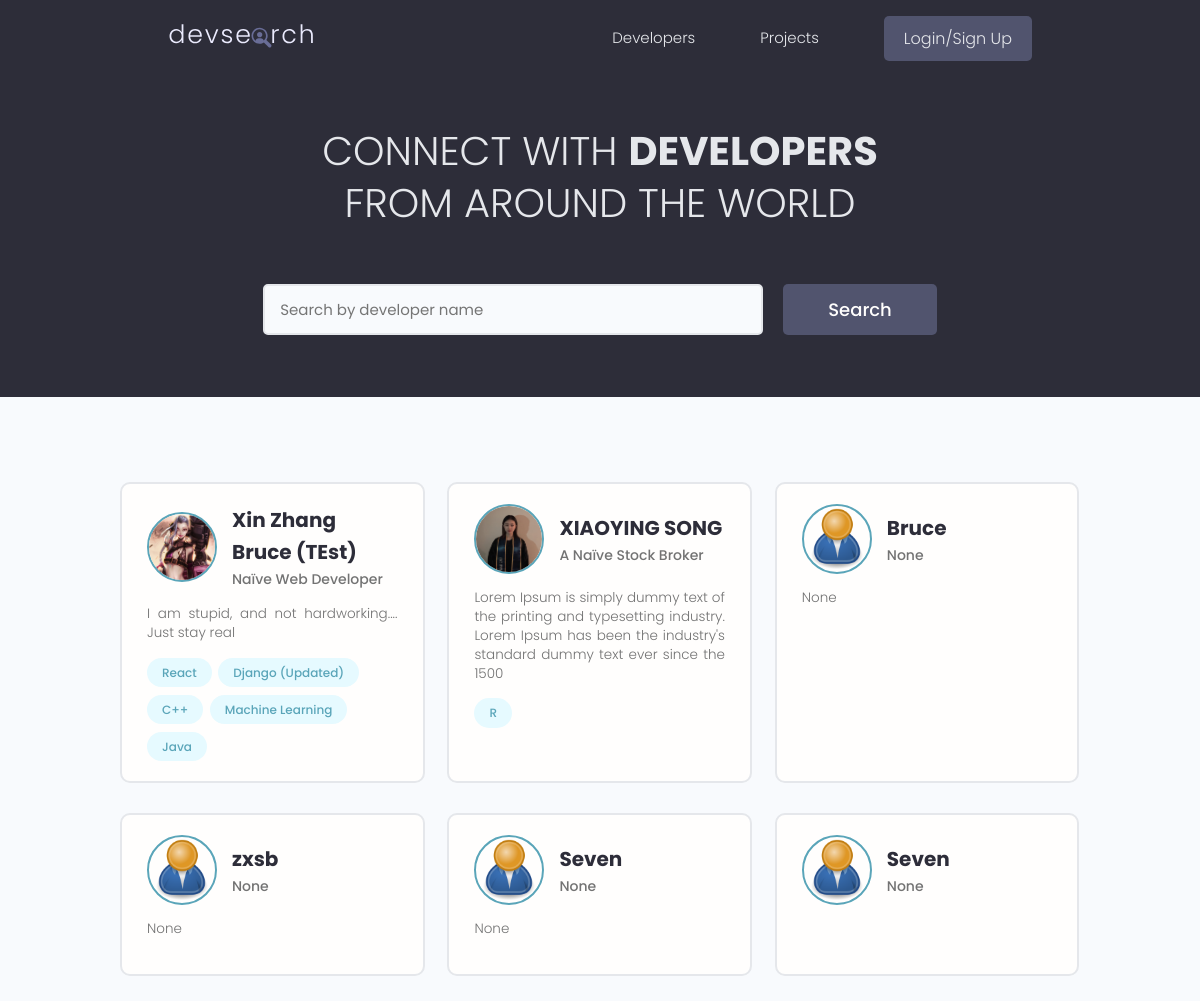
The page / on the database its author committed.
### users/models.py (models this page shows, shortened)
class Profile(models.Model):
    user = models.OneToOneField(User, on_delete=models.CASCADE, null=True, blank=True)
    name = models.CharField(max_length=200, blank=True, null=True)
    email = models.EmailField(max_length=500, blank=True, null=True)
    username = models.CharField(max_length=200, blank=True, null=True)
    location = models.CharField(max_length=200, blank=True, null=True)
    short_intro = models.CharField(max_length=200, blank=True, null=True)
    bio = models.TextField(blank=True, null=True)
    profile_image = models.ImageField(null=True, blank=True, upload_to='profiles/', default='profiles/user-default.png')
    social_github = models.CharField(max_length=200, blank=True, null=True)
    social_twitter = models.CharField(max_length=200, blank=True, null=True)
    social_linkedin = models.CharField(max_length=200, blank=True, null=True)
    social_youtube = models.CharField(max_length=200, blank=True, null=True)
    social_website = models.CharField(max_length=200, blank=True, null=True)
    created = models.DateTimeField(auto_now_add=True)
    id = models.UUIDField(default=uuid.uuid4, unique=True, primary_key=True)
    class Meta:
        ordering = ['created']
    @property
    def imageURL(self):
        try:
            url = self.profile_image.url
        except:
            url = ''
            print('abcd')
        return url

class Skill(models.Model):
    owner = models.ForeignKey(
        Profile, on_delete=models.CASCADE, null=True, blank=True)
    name = models.CharField(max_length=200, blank=True, null=True)
    description = models.TextField(null=True, blank=True)
    created = models.DateTimeField(auto_now_add=True)
    id = models.UUIDField(default=uuid.uuid4, unique=True, primary_key=True)
    def __str__(self):
        return str(self.name)

### users/views.py (the view)
# urls.py: path('', views.profiles, name='profiles'),
def profiles(request):
    profiles, search_query = searchProfiles(request)
    custom_range, profiles = paginateProfiles(request, profiles, 6)
    context = {'profiles': profiles, 'search_query': search_query, 'custom_range': custom_range}
    return render(request, 'users/profiles.html', context)

### users/utils.py (called while the page is built)
def paginateProfiles(request, profiles, results):
    page = request.GET.get('page')
    paginator = Paginator(profiles, results)
    try:
        profiles = paginator.page(page)
    except PageNotAnInteger:
        page = 1
        profiles = paginator.page(page)
    except EmptyPage:
        page = paginator.num_pages
        profiles = paginator.page(page)
    leftIndex = (int(page) - 4)
    if leftIndex < 1:
        leftIndex = 1
    rightIndex = (int(page) + 5)
    if rightIndex > paginator.num_pages:
        rightIndex = paginator.num_pages + 1
    custom_range = range(leftIndex, rightIndex)
    return custom_range, profiles

def searchProfiles(request):
    search_query = ''
    if request.GET.get('search_query'):
        search_query = request.GET.get('search_query')
    skills = Skill.objects.filter(name__icontains=search_query)
    profiles = Profile.objects.distinct().filter(
        Q(name__icontains=search_query) |
        Q(short_intro__icontains=search_query) |
        Q(skill__in=skills))
    return profiles, search_query

### users/templates/users/profiles.html (shortened to what this page needs)
{% extends 'main.html' %} {% block content %}
<main class="home">
    <section class="hero-section text-center">
        <div class="container container--narrow">
            <div class="hero-section__box">
                <h2>CONNECT WITH <span>DEVELOPERS</span></h2>
                <h2>FROM AROUND THE WORLD</h2>
            </div>
            <div class="hero-section__search">
                <form id="searchForm" class="form" action="{% url 'profiles' %}" method="get">
                    <div class="form__field">
                        <input class="input input--text" id="formInput#search" type="text" name="search_query"
                            value="{{search_query}}" placeholder="Search by developer name" />
                    </div>
                    <input class="btn btn--sub btn--lg" type="submit" value="Search" />
                </form>
            </div>
        </div>
    </section>
    <section class="devlist">
        <div class="container">
            <div class="grid grid--three">
                {% for profile in profiles %}
                <div class="column card">
                    <div class="dev">
                        <a href="{% url 'user-profile' profile.id %}" class="card__body">
                            <div class="dev__profile">
                                <img class="avatar avatar--md" src="{{ profile.imageURL }}"
                                    alt="image" />
                                <div class="dev__meta">
                                    <h3>{{profile.name}}</h3>
                                    <h5>{{profile.short_intro|slice:"60"}}</h5>
                                </div>
                            </div>
                            <p class="dev__info">{{profile.bio|slice:"150"}}</p>
                            <div class="dev__skills">
                                {% for skill in profile.skill_set.all|slice:"5" %}
                                <span class="tag tag--pill tag--main">
                                    <small>{{skill}}</small>
                                </span>
                                {% endfor %}
                            </div>
                        </a>
                    </div>
                </div>
                {% endfor %}
            </div>
        </div>
    </section>
</main>
{% endblock content %}

### static/styles/app.css (style rules this page uses)
:root { --color-sub: #2d2d39; }
.btn--sub { background-color: var(--color-sub-light); }
.card { border: 2px solid var(--color-light); }
img { width: 100%; }
.hero-section { height: 40vh; display: flex; align-items: center; background-color: var(--color-sub); }
.hero-section__box { margin-bottom: 4rem; }
.hero-section__box > h2, .hero-section__box > h2 > span { font-size: 4rem; color: var(--color-light); line-height: 1.3; text-transform: uppercase; }
.hero-section__box > h2 { font-weight: 300; }
.hero-section__box > h2 > span { font-weight: 700; }
.hero-section__search > .form { display: flex; align-items: center; justify-content: center; gap: 2rem; }
.hero-section__search > .form input.input--text { width: 50rem; }
.devlist { margin-top: 8rem; }
.devlist .grid { align-items: stretch; }
.devlist .dev .dev__profile { display: flex; align-items: center; gap: 1.5rem; }
.devlist .dev .dev__meta h3 { color: var(--color-sub); font-size: 2rem; font-weight: 700; }
.devlist .dev .dev__meta h5 { color: var(--color-text); font-size: 1.4rem; font-weight: 500; }
.devlist .dev .dev__info { margin: 1.5rem 0; font-size: 1.35rem; line-height: 1.4; text-align: justify; }

### static/uikit/styles/modules/_variables.css (style rules this page uses)
:root { --color-main: #5aa5b9; --color-main-light: #e6faff; --color-sub: #3f4156; --color-sub-light: #51546e; --color-sub-lighter: #ededfd; --color-text: #737373; --color-gray: #8b8b8b; --color-light: #e5e7eb; --color-light-gray: #767676; --color-bg: #f8fafd; --color-white: #fffefd; --color-white-light: #f3f3f3; --color-success: #359e64; --color-success-bg: #def8e8; --color-error: #fc4b0b; --color-error-bg: #fff2ee; --font-base: 'Poppins', arial, helvetica, 'Segoe UI', roboto, ubuntu, sans-serif; --font-monospace: 'Fira Code', 'Courier New', courier, monospace; --font-regular: 300; --font-medium: 500; --font-bold: 700; --generic-shadow: 1px 1px 5px #00000010; --generic-transition: all 0.3s ease-in-out; }

### static/uikit/styles/modules/_base.css (style rules this page uses)
* { margin: 0; padding: 0; box-sizing: border-box; text-rendering: optimizeLegibility; color: inherit; font-size: inherit; }
html { font-size: 50%; }
@media only screen and (min-width: 480px) { html { font-size: 56.25%; } }
@media only screen and (min-width: 1200px) { html { font-size: 62.5%; } }
body { line-height: 1.6; font-weight: 400; font-size: 1.5rem; color: var(--color-text); background-color: var(--color-bg); min-height: 100vh; }

### static/uikit/styles/modules/_typography.css (style rules this page uses)
* { font-family: var(--font-base); }
h2 { font-size: 3.6rem; font-weight: var(--font-bold); }
h3 { font-size: 3.2rem; font-weight: var(--font-medium); }
h5 { font-size: 2.4rem; font-weight: var(--font-medium); }
h5, h6 { font-weight: var(--font-regular); }
p, span, strong { font-size: 1.6rem; color: var(--color-text); font-weight: var(--font-regular); }
a { padding-bottom: 2px; text-decoration: none; display: inline-block; color: var(--color-main); font-weight: var(--font-medium); }

### static/uikit/styles/modules/_utilities.css (style rules this page uses)
.container { width: 92%; max-width: 165rem; margin: 0 auto; box-sizing: border-box; }
.container--narrow { width: 92%; max-width: 120rem; }
@media screen and (min-width: 1000px) { .container { width: 90%; } }
@media screen and (min-width: 1000px) { .container--narrow { width: 85%; } }
@media screen and (min-width: 1200px) { .container { width: 80%; } }
@media screen and (min-width: 1200px) { .container--narrow { width: 72%; } }
.text-center { text-align: center; }

### static/uikit/styles/modules/_avatar.css (style rules this page uses)
.avatar { border-radius: 50%; border: 2px solid var(--color-main); object-fit: cover; }
.avatar--md { height: 7rem; width: 7rem; }

### static/uikit/styles/modules/_button.css (style rules this page uses)
.btn { display: inline-block; position: relative; cursor: pointer; background-color: var(--color-light); font-weight: var(--font-medium); color: var(--color-sub); text-decoration: none; padding: 1rem 2rem; border-radius: 0.5rem; border: none; width: -webkit-fit-content; width: -moz-fit-content; width: fit-content; height: -webkit-fit-content; height: -moz-fit-content; height: fit-content; font-size: 1.6rem; outline-width: 0; outline-color: transparent; -webkit-backface-visibility: hidden; backface-visibility: hidden; transition: all 0.3s ease-in-out; }
.btn--sub { background-color: var(--color-sub); color: var(--color-white); }
.btn--lg { font-size: 1.8rem; padding: 1.2rem 4.5rem; }

### static/uikit/styles/modules/_card.css (style rules this page uses)
.card { border-radius: 1rem; background-color: var(--color-white); border: 1.5px solid var(--color-light); width: auto; height: auto; margin-top: 0.5rem; margin-bottom: 0.5rem; overflow: hidden; }
.card__body, .card__header { padding: 2rem 2.5rem; }

### rows shown on the page
Profile: imageURL (picture), name "Xin Zhang Bruce (TEst)", short_intro "Naïve Web Developer", bio "I am stupid, and not hardworking.... Just stay real"
Skill: name "React"
Skill: name "Django (Updated)"
Skill: name "C++"
Skill: name "Machine Learning"
Skill: name "Java"
Profile: imageURL (picture), name "XIAOYING SONG", short_intro "A Naïve Stock Broker", bio "Lorem Ipsum is simply dummy text of the printing and typesetting industry. Lorem Ipsum has been the industry's standard dummy text ever since the 1500"
Skill: name "R"
Profile: imageURL (placeholder picture), name "Bruce", short_intro "None", bio "None"
Profile: imageURL (placeholder picture), name "zxsb", short_intro "None", bio "None"
Profile: imageURL (placeholder picture), name "Seven", short_intro "None", bio "None"
Profile: imageURL (placeholder picture), name "Seven", short_intro "None"
